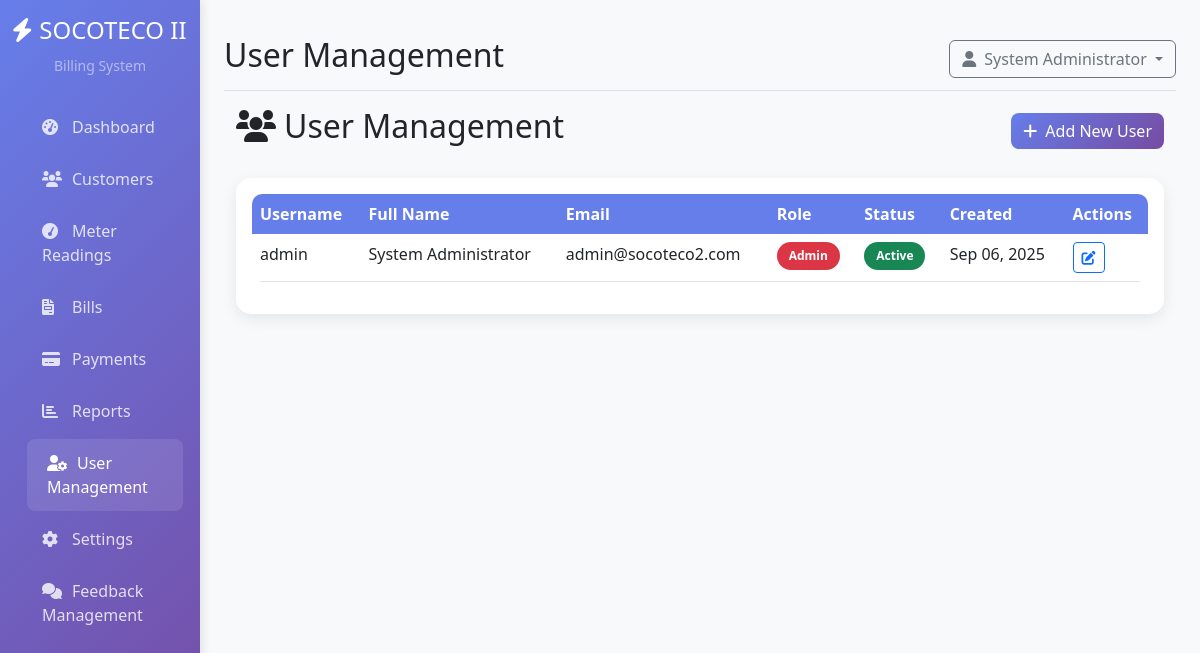
/users.php (signed in), run on the app's committed database.
### tables this page shows
CREATE TABLE users (
    user_id INT PRIMARY KEY AUTO_INCREMENT,
    username VARCHAR(50) UNIQUE NOT NULL,
    password VARCHAR(255) NOT NULL,
    full_name VARCHAR(100) NOT NULL,
    email VARCHAR(100),
    role ENUM('admin', 'cashier', 'meter_reader', 'customer') NOT NULL,
    is_active BOOLEAN DEFAULT TRUE,
    created_at TIMESTAMP DEFAULT CURRENT_TIMESTAMP,
    updated_at TIMESTAMP DEFAULT CURRENT_TIMESTAMP ON UPDATE CURRENT_TIMESTAMP
);

### config/database.php (called while the page is built, shortened)
<?php
class Database {
    private $host = 'localhost';
    private $db_name = 'socoteco_billing';
    private $username = 'root';
    private $password = '';
    public function getConnection() {
        $this->conn = null;
        try {
            $this->conn = new PDO(
                "mysql:host=" . $this->host . ";dbname=" . $this->db_name . ";charset=utf8",
                $this->username,
                $this->password,
                [
                    PDO::ATTR_ERRMODE => PDO::ERRMODE_EXCEPTION,
                    PDO::ATTR_DEFAULT_FETCH_MODE => PDO::FETCH_ASSOC,
                    PDO::ATTR_EMULATE_PREPARES => false
                ]
            );
        } catch(PDOException $exception) {
            echo "Connection error: " . $exception->getMessage();
        }
        return $this->conn;
    }
}
function getDB() {
    $database = new Database();
    return $database->getConnection();
}
function executeQuery($sql, $params = []) {
    $db = getDB();
    $stmt = $db->prepare($sql);
    $stmt->execute($params);
    return $stmt;
}
function fetchAll($sql, $params = []) {
    $stmt = executeQuery($sql, $params);
    return $stmt->fetchAll();
}
?>

### config/config.php (called while the page is built, shortened)
<?php
require_once __DIR__ . '/database.php';
function formatDate($date, $format = 'Y-m-d') {
    return date($format, strtotime($date));
}
?>

### users.php (the view, shortened to what this page needs)
<?php
require_once 'includes/header.php';
$users = fetchAll("SELECT * FROM users ORDER BY created_at DESC");
?>
<div class="container-fluid">
    <div class="row">
        <div class="col-12">
            <div class="d-flex justify-content-between align-items-center mb-4">
                <h2><i class="fas fa-users me-2"></i>User Management</h2>
                <button class="btn btn-primary" data-bs-toggle="modal" data-bs-target="#userModal">
                    <i class="fas fa-plus me-2"></i>Add New User
                </button>
            </div>
            <div class="card">
                <div class="card-body">
                    <div class="table-responsive">
                        <table class="table table-hover">
                            <thead>
                                <tr>
                                    <th>Username</th>
                                    <th>Full Name</th>
                                    <th>Email</th>
                                    <th>Role</th>
                                    <th>Status</th>
                                    <th>Created</th>
                                    <th>Actions</th>
                                </tr>
                            </thead>
                            <tbody>
                                <?php foreach ($users as $user): ?>
                                <tr>
                                    <td><?php echo htmlspecialchars($user['username']); ?></td>
                                    <td><?php echo htmlspecialchars($user['full_name']); ?></td>
                                    <td><?php echo htmlspecialchars($user['email']); ?></td>
                                    <td>
                                        <span class="badge bg-<?php echo $user['role'] == 'admin' ? 'danger' : ($user['role'] == 'cashier' ? 'warning' : 'info'); ?>">
                                            <?php echo ucfirst($user['role']); ?>
                                        </span>
                                    </td>
                                    <td>
                                        <span class="badge bg-<?php echo $user['is_active'] ? 'success' : 'secondary'; ?>">
                                            <?php echo $user['is_active'] ? 'Active' : 'Inactive'; ?>
                                        </span>
                                    </td>
                                    <td><?php echo formatDate($user['created_at'], 'M d, Y'); ?></td>
                                    <td>
                                        <button class="btn btn-sm btn-outline-primary" onclick="editUser(<?php echo htmlspecialchars(json_encode($user)); ?>)">
                                            <i class="fas fa-edit"></i>
                                        </button>
                                    </td>
                                </tr>
                                <?php endforeach; ?>
                            </tbody>
                        </table>
                    </div>
                </div>
            </div>
        </div>
    </div>
</div>
<?php require_once 'includes/footer.php'; ?>

### includes/header.php (style rules this page uses)
:root { --primary-color: #667eea; --secondary-color: #764ba2; --success-color: #28a745; --warning-color: #ffc107; --danger-color: #dc3545; --info-color: #17a2b8; }
body { background-color: #f8f9fa; }
.card { border: none; border-radius: 15px; box-shadow: 0 5px 15px rgba(0,0,0,0.08); transition: transform 0.3s ease; }
.btn-primary { background: linear-gradient(135deg, var(--primary-color) 0%, var(--secondary-color) 100%); border: none; border-radius: 8px; }
.table { border-radius: 10px; overflow: hidden; }
.table thead th { background-color: var(--primary-color); color: white; border: none; }
.badge { border-radius: 20px; padding: 8px 12px; }

### data on the page
users: username "admin", full_name "System Administrator", email "admin@socoteco2.com", role "Admin", is_active "Active", created_at "Sep 06, 2025"

### other printed values
$page_title "User Management"
$_SESSION['full_name'] "System Administrator"
